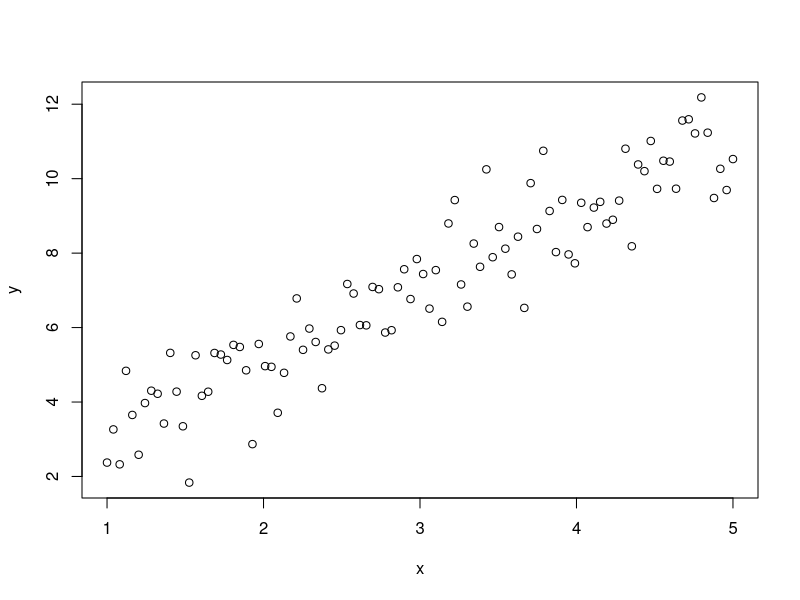
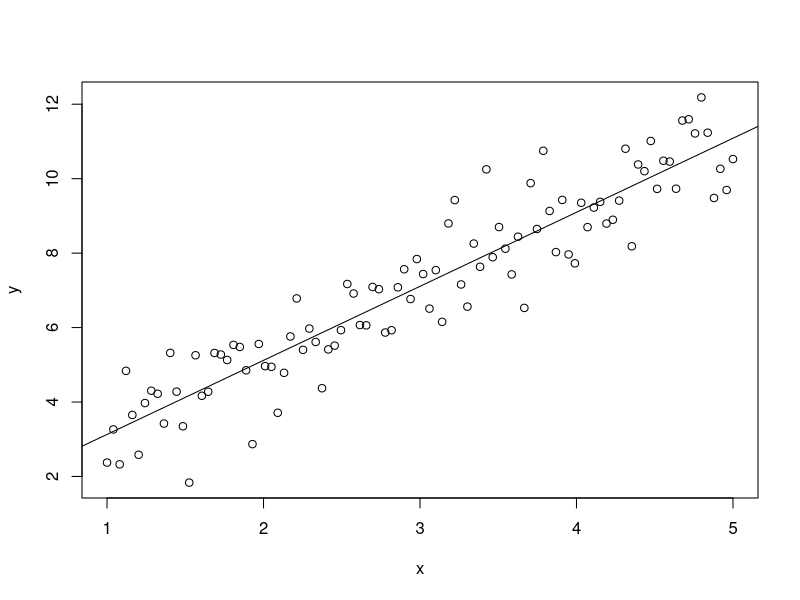
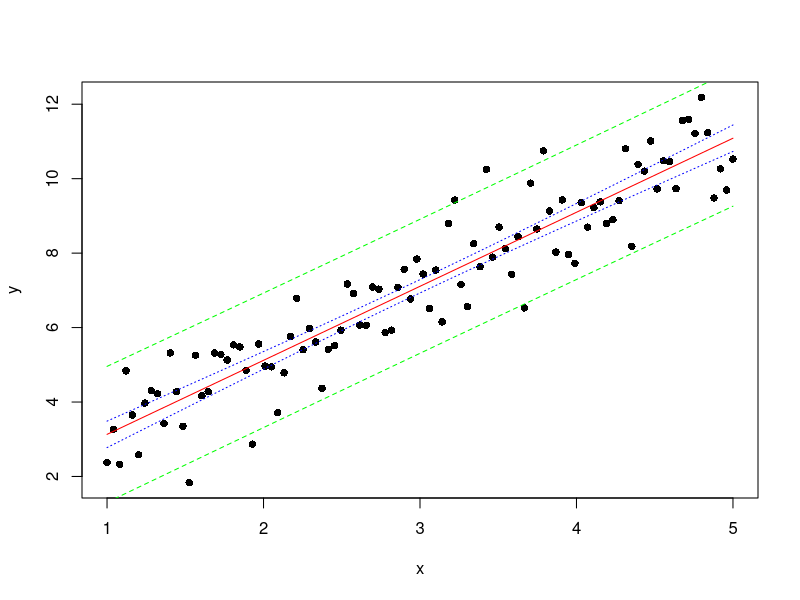

Recreate these plots in R, in order.
set.seed(1);
x <- seq(1,5,length.out = 100);
noise <- rnorm(100);
beta0 <- 1;
beta1 <- 2;

y <- beta0 + beta1 * x + noise;

# 作散点图显示上述数据;
plot(y~x);

# 建议一元回档模型
# 不是“两点一线”的数学关系；

lm1 <- lm(y~x);

lm1;

# 提取模型的参数
beta0_lm <-lm1$coefficients[1];
beta1_lm <- lm1$coefficients[2];
# 拟合模型数据到原始数据图上；

plot(y~x);
#画线工具；
abline(lm1);

#返回置信区间
yConf <- predict(lm1,interval = "confidence");

# View(yConf);  
# matrix wiht 100 * 3; 
# 返回预测值
yPred <- predict(lm1,interval = "prediction");

# yPred;

# View(yPred);

#下面进行作图

plot(y~x,col="black",pch=16);
lines(yConf[,"lwr"]~x,col="blue",lty=3);
lines(yConf[,"upr"]~x,col="blue",lty=3);
lines(yPred[,"upr"]~x,col="green",lty=2);
lines(yPred[,"lwr"]~x,col="green",lty=2);
lines(yPred[,"fit"]~x,col="red",lty=1);
